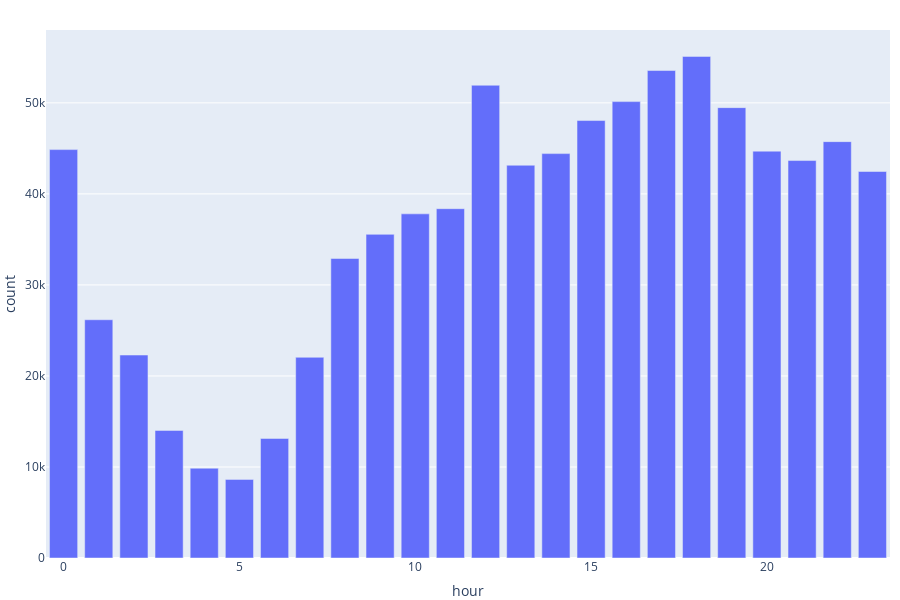

This figure's notebook cell:
### Markdown cell above
* we see that `Friday` has the most crimes occurrence
* but `Sunday` is the least 
* which is an indication that on sundays the people are at home or have free time

### Code cell
plot_column_distribution(df=train_sf_df, column='hour')

### Figure 1 — Plotly figure (JSON) as saved in the notebook; plotly's stock layout.template omitted (floating-point values rounded to 4 significant figures)
{"data": [{"alignmentgroup": "True", "hovertemplate": "hour=%{x}<br>count=%{y}<extra></extra>", "legendgroup": "", "marker": {"color": "#636efa", "pattern": {"shape": ""}}, "name": "", "offsetgroup": "", "orientation": "v", "showlegend": false, "textposition": "auto", "type": "bar", "x": [18, 17, 12, 16, 19, 15, 22, 0, 20, 14, 21, 13, 23, 11, 10, 9, 8, 1, 2, 7, 3, 6, 4, 5], "xaxis": "x", "y": [55104, 53553, 51934, 50137, 49475, 48058, 45741, 44865, 44694, 44424, 43661, 43145, 42460, 38373, 37806, 35555, 32900, 26173, 22296, 22048, 14014, 13133, 9863, 8637], "yaxis": "y"}], "layout": {"autosize": true, "barmode": "relative", "height": 600, "hovermode": "closest", "legend": {"tracegroupgap": 0}, "margin": {"b": 0, "l": 10, "r": 10, "t": 30}, "showlegend": true, "xaxis": {"anchor": "y", "domain": [0, 1], "title": {"text": "hour"}}, "yaxis": {"anchor": "x", "domain": [0, 1], "title": {"text": "count"}}}}
